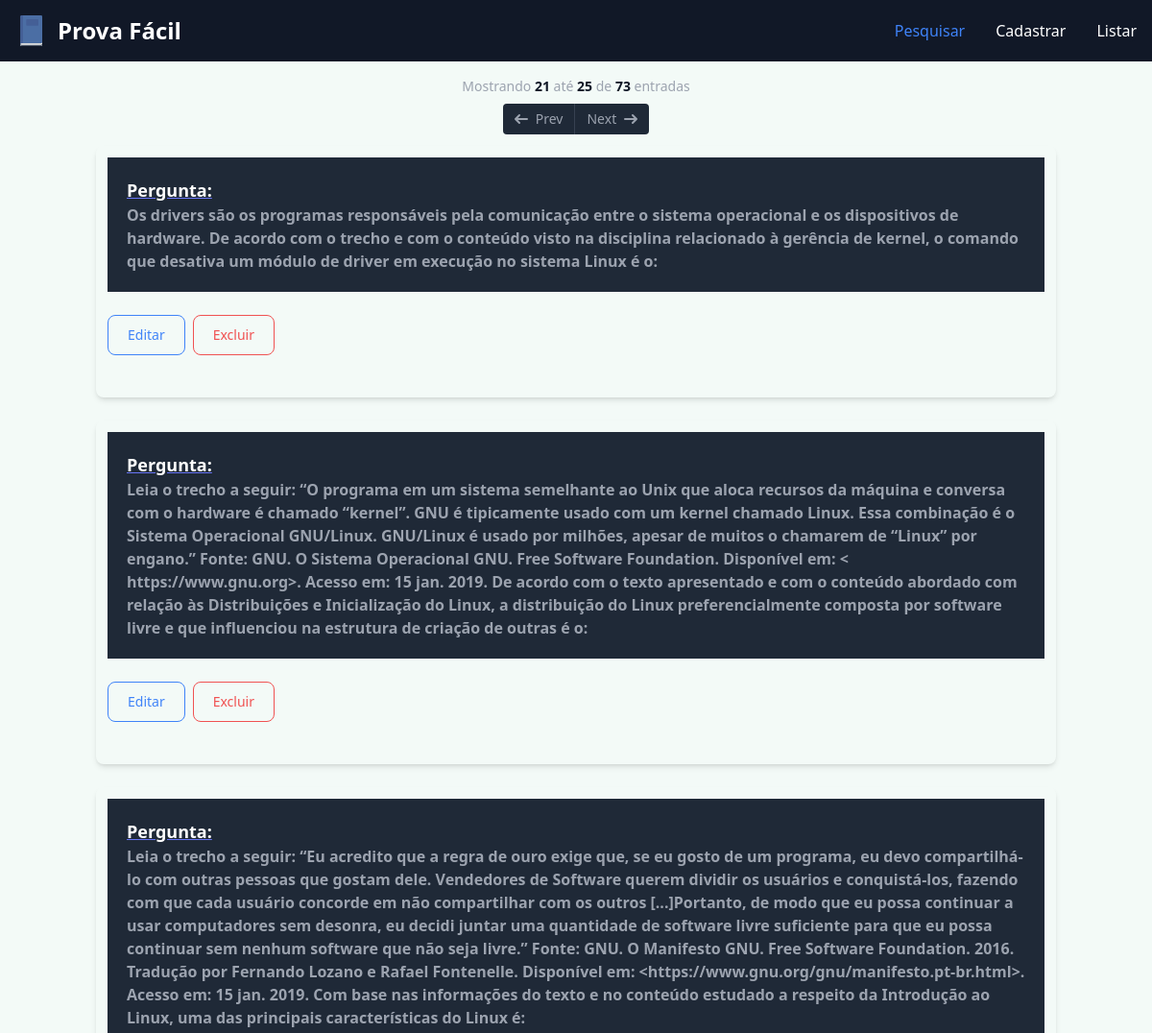
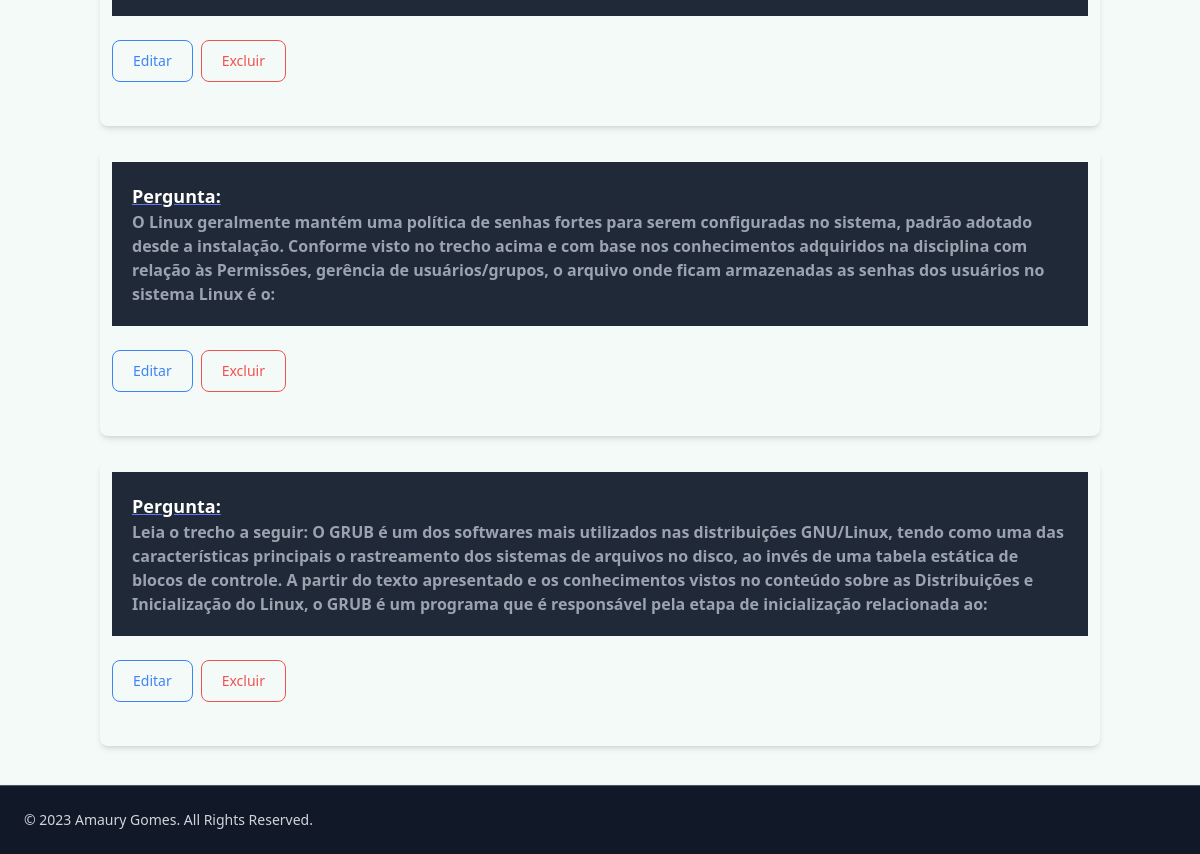
Page /questions/?page=5 on the committed database (2 pictures, top to bottom).
### dashboard/models.py (models this page shows, shortened)
class Question(models.Model):
    question_text = models.TextField()
    answer_text = models.TextField()

### dashboard/views.py (the view)
# urls.py: path('questions/', views.questions, name='questions'),
def questions(request):
    questions = Question.objects.all().order_by('-id')
    paginator = Paginator(questions, 5)
    page = request.GET.get('page')
    try:
        questions = paginator.page(page)
    except PageNotAnInteger:
        questions = paginator.page(1)
    except EmptyPage:
        questions = paginator.page(paginator.num_pages)
    return render(request, 'question_list.html', {'questions': questions})

### templates/question_list.html (shortened to what this page needs)
{% extends "_base.html" %}
{% block content %}
<div class="relative overflow-x-auto sm:rounded-lg">
  <div class="flex flex-col items-center">
    <span class="text-sm text-gray-700 dark:text-gray-400">
        Mostrando <span class="font-semibold text-gray-900 dark:text-gray-900">{{ questions.start_index }}</span>
        até <span class="font-semibold text-gray-900 dark:text-gray-900">{{ questions.end_index }}</span>
        de <span class="font-semibold text-gray-900 dark:text-gray-900">{{ questions.paginator.count }}</span> entradas
    </span>
    <div class="inline-flex mt-2 xs:mt-0">
        {% if questions.has_previous %}
            <a href="?page={{ questions.previous_page_number }}" class="flex items-center justify-center px-3 h-8 text-sm font-medium text-white bg-gray-800 rounded-s hover:bg-gray-900 dark:bg-gray-800 dark:border-gray-700 dark:text-gray-400 dark:hover:bg-gray-700 dark:hover:text-gray-900">
                <svg class="w-3.5 h-3.5 me-2 rtl:rotate-180" aria-hidden="true" xmlns="http://www.w3.org/2000/svg" fill="none" viewBox="0 0 14 10">
                    <path stroke="currentColor" stroke-linecap="round" stroke-linejoin="round" stroke-width="2" d="M13 5H1m0 0 4 4M1 5l4-4"/>
                </svg>
                Prev
            </a>
        {% endif %}
        {% if questions.has_next %}
            <a href="?page={{ questions.next_page_number }}" class="flex items-center justify-center px-3 h-8 text-sm font-medium text-white bg-gray-800 border-0 border-s border-gray-700 rounded-e hover:bg-gray-900 dark:bg-gray-800 dark:border-gray-700 dark:text-gray-400 dark:hover:bg-gray-700 dark:hover:text-white">
                Next
                <svg class="w-3.5 h-3.5 ms-2 rtl:rotate-180" aria-hidden="true" xmlns="http://www.w3.org/2000/svg" fill="none" viewBox="0 0 14 10">
                    <path stroke="currentColor" stroke-linecap="round" stroke-linejoin="round" stroke-width="2" d="M1 5h12m0 0L9 1m4 4L9 9"/>
                </svg>
            </a>
        {% endif %}
    </div>
</div>
    {% for question in questions %}
    <div class="p-3" data-drawer-body-scrolling="true">
        <div class="relative overflow-x-auto shadow-md sm:rounded-lg p-3">
            <table class="w-full text-sm text-left rtl:text-right text-gray-500 dark:text-gray-400">
                <caption class="p-5 text-lg font-semibold text-left rtl:text-right text-gray-900 bg-white dark:text-white dark:bg-gray-800">
                    <a href="#" class="font-semibold text-gray-900 underline dark:text-white decoration-indigo-500">Pergunta:</a>
                    <p class="text-left text-base rtl:text-right text-gray-500 dark:text-gray-400">{{ question.question_text }}</p>
                </caption>
            </table>
            <div class="flex flex-row py-6">
                <a href="{% url 'question_edit' question.id %}" class="text-blue-700 hover:text-white border border-blue-700 hover:bg-blue-800 focus:ring-4 focus:outline-none focus:ring-blue-300 font-medium rounded-lg text-sm px-5 py-2.5 text-center me-2 mb-2 dark:border-blue-500 dark:text-blue-500 dark:hover:text-white dark:hover:bg-blue-500 dark:focus:ring-blue-800">Editar</a>
                <form action="{% url 'question_delete' question.id %}" method="post">
    <button type="submit" class="text-red-700 hover:text-white border border-red-700 hover:bg-red-800 focus:ring-4 focus:outline-none focus:ring-red-300 font-medium rounded-lg text-sm px-5 py-2.5 text-center me-2 mb-2 dark:border-red-500 dark:text-red-500 dark:hover:text-white dark:hover:bg-red-600 dark:focus:ring-red-900">Excluir</button>
</form>
            </div>
        </div>
    </div>
    {% endfor %}
</div>
{% endblock content %}

### rows in the picture
Question: question_text "Os drivers são os programas responsáveis pela comunicação entre o sistema operacional e os dispositivos de hardware. De acordo com o trecho e com o conteúdo visto na disciplina relacionado à gerência de kernel, o comando que desativa um módulo de driver em execução no sistema Linux é o:"
Question: question_text "Leia o trecho a seguir: “O programa em um sistema semelhante ao Unix que aloca recursos da máquina e conversa com o hardware é chamado “kernel”. GNU é tipicamente usado com um kernel chamado Linux. Essa combinação é o Sistema Operacional GNU/Linux. GNU/Linux é usado por milhões, apesar de muitos o chamarem de “Linux” por engano.” Fonte: GNU. O Sistema Operacional GNU. Free Software Foundation. Disponível em: < https://www.gnu.org>. Acesso em: 15 jan. 2019. De acordo com o texto apresentado e com o conteúdo abordado com relação às Distribuições e Inicialização do Linux, a distribuição do Linux preferencialmente composta por software livre e que influenciou na estrutura de criação de outras é…"
Question: question_text "Leia o trecho a seguir: “Eu acredito que a regra de ouro exige que, se eu gosto de um programa, eu devo compartilhá-lo com outras pessoas que gostam dele. Vendedores de Software querem dividir os usuários e conquistá-los, fazendo com que cada usuário concorde em não compartilhar com os outros [...]Portanto, de modo que eu possa continuar a usar computadores sem desonra, eu decidi juntar uma quantidade de software livre suficiente para que eu possa continuar sem nenhum software que não seja livre.” Fonte: GNU. O Manifesto GNU. Free Software Foundation. 2016. Tradução por Fernando Lozano e Rafael Fontenelle. Disponível em: <https://www.gnu.org/gnu/manifesto.pt-br.html>. Acesso em: 15 jan.…"
Question: question_text "O Linux geralmente mantém uma política de senhas fortes para serem configuradas no sistema, padrão adotado desde a instalação. Conforme visto no trecho acima e com base nos conhecimentos adquiridos na disciplina com relação às Permissões, gerência de usuários/grupos, o arquivo onde ficam armazenadas as senhas dos usuários no sistema Linux é o:"
Question: question_text "Leia o trecho a seguir: O GRUB é um dos softwares mais utilizados nas distribuições GNU/Linux, tendo como uma das características principais o rastreamento dos sistemas de arquivos no disco, ao invés de uma tabela estática de blocos de controle. A partir do texto apresentado e os conhecimentos vistos no conteúdo sobre as Distribuições e Inicialização do Linux, o GRUB é um programa que é responsável pela etapa de inicialização relacionada ao:"

### other values in the picture
{{ questions.start_index }} "21"
{{ questions.end_index }} "25"
{{ questions.paginator.count }} "73"
